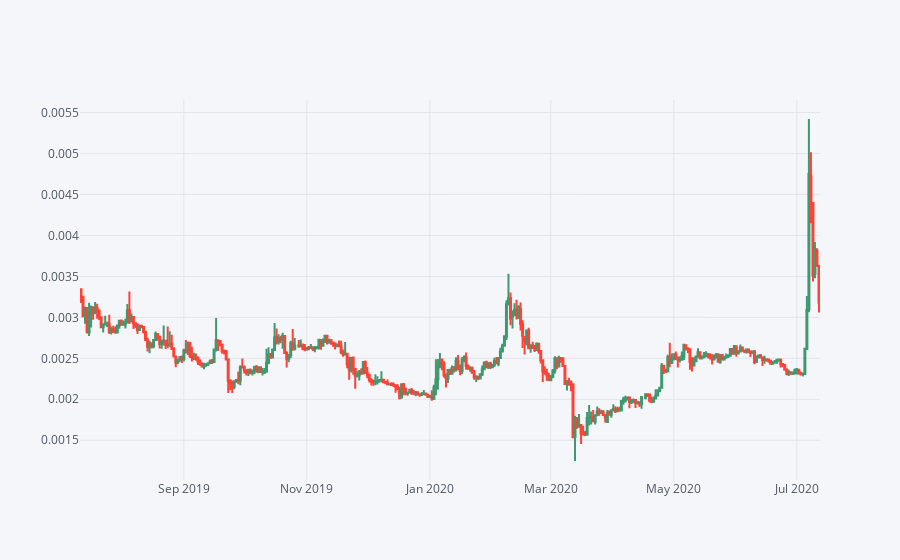

Source (notebook cell):
### Code cell
#Candle stick Graph
df0 = df[['Open','High','Low','Close']].loc['2019-07-12':'2020-07-12']
df0.iplot(kind='candle')

### Figure 1 — Plotly figure (JSON) as saved in the notebook; plotly's stock layout.template omitted (floating-point values rounded to 4 significant figures; data arrays with more than 128 entries replaced by an {"elided": "..."} marker saying what was removed)
{"data": [{"close": {"elided": "366 float values"}, "high": {"elided": "366 float values"}, "low": {"elided": "366 float values"}, "open": {"elided": "366 float values"}, "showlegend": false, "type": "candlestick", "x": {"elided": "366 str values"}, "yaxis": "y2"}], "layout": {"legend": {"bgcolor": "#F5F6F9", "font": {"color": "#4D5663"}}, "paper_bgcolor": "#F5F6F9", "plot_bgcolor": "#F5F6F9", "title": {"font": {"color": "#4D5663"}}, "xaxis": {"gridcolor": "#E1E5ED", "rangeslider": {"visible": false}, "showgrid": true, "tickfont": {"color": "#4D5663"}, "title": {"font": {"color": "#4D5663"}, "text": ""}, "zerolinecolor": "#E1E5ED"}, "yaxis": {"gridcolor": "#E1E5ED", "showgrid": true, "showticklabels": false, "tickfont": {"color": "#4D5663"}, "title": {"font": {"color": "#4D5663"}, "text": ""}, "zerolinecolor": "#E1E5ED"}, "yaxis2": {"gridcolor": "#E1E5ED", "showgrid": true, "tickfont": {"color": "#4D5663"}, "title": {"font": {"color": "#4D5663"}, "text": ""}, "zerolinecolor": "#E1E5ED"}}}
